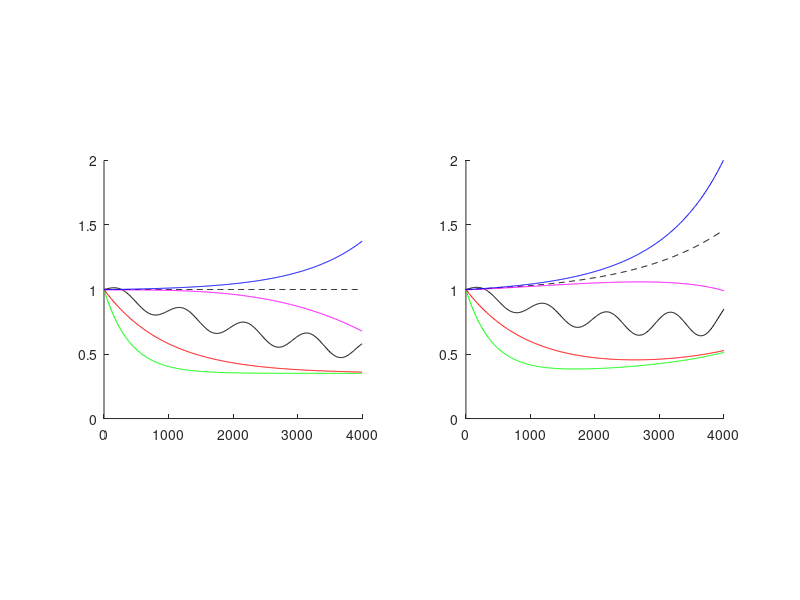

MATLAB code to generate this figure:
clear all
%close all
clc

figure()
x = [0:10:4000];

% Reference line:
y_ref = ones(size(x));

% Erosion
y_ero = 1 - 0.75.*(1 - exp(-0.001038605.*x));
y_ero = 1 - 0.65.*(1 - exp(-0.0025.*x));

% Secular Cooling
y_sec = 1 - 0.65.*(1 - exp(-0.001038605.*x));

% Reworking and tectonics
y_tec = (1 - 0.675.*(1 - exp(-0.0003.*x))) .* (1+(0.05 + 0.1.*(x./4000)).*sind(0.3.*(2-0.8.*x./4000).*x));
y_tec = (1 - 0.675.*(1 - exp(-0.0003.*x))) .* (1+(0.05 + 0.1.*(x./4000)).*sind(0.37.*x));


% Thermal stability
y_them = -476026.2 + (0.9771206 - -476026.2)./(1 + (x./138593.1).^3.780061);
y_them = -198829.1 + (0.9852472 - -198829.1)./(1 + (x./258457.4).^3.053539);
y_them = -198829.088 + (0.9852472 - -198829.1)./(1 + (x./258457.4).^3.053539);

y_them = -198829.088 + (0.9852472 - -198829.1)./(1 + (x./258457.4).^3.2);


% Mantle depletion
y_dep = 0.007.*exp(0.001.*x + 0) + 1 - 0.008;

% Decay adjust curve:
y_dec = 0.03.*exp(0.0007.*x + 0) + 1 - 0.03;
%y_dec = 0.04.*exp(0.0005.*x + 0) + 1 - 0.03;

subplot(1,2,1)
hold on
plot(x,y_ref,'--k')
%plot(x,y_dec,'--k')
plot(x,y_ero,'-g')
plot(x,y_sec,'-r')
plot(x,y_tec,'-k')
plot(x,y_them,'-m')
plot(x,y_dep,'-b')
%plot(x,y_dec,'--b')
hold off

xlim([0 4000])
ylim([0 2])
axis square


subplot(1,2,2)
% Decay adjusted
hold on
plot(x,y_ref.*y_dec,'--k')
plot(x,y_ero.*y_dec,'-g')
plot(x,y_sec.*y_dec,'-r')
plot(x,y_tec.*y_dec,'-k')
plot(x,y_them.*y_dec,'-m')
plot(x,y_dep.*y_dec,'-b')
hold off

xlim([0 4000])
ylim([0 2])
axis square
